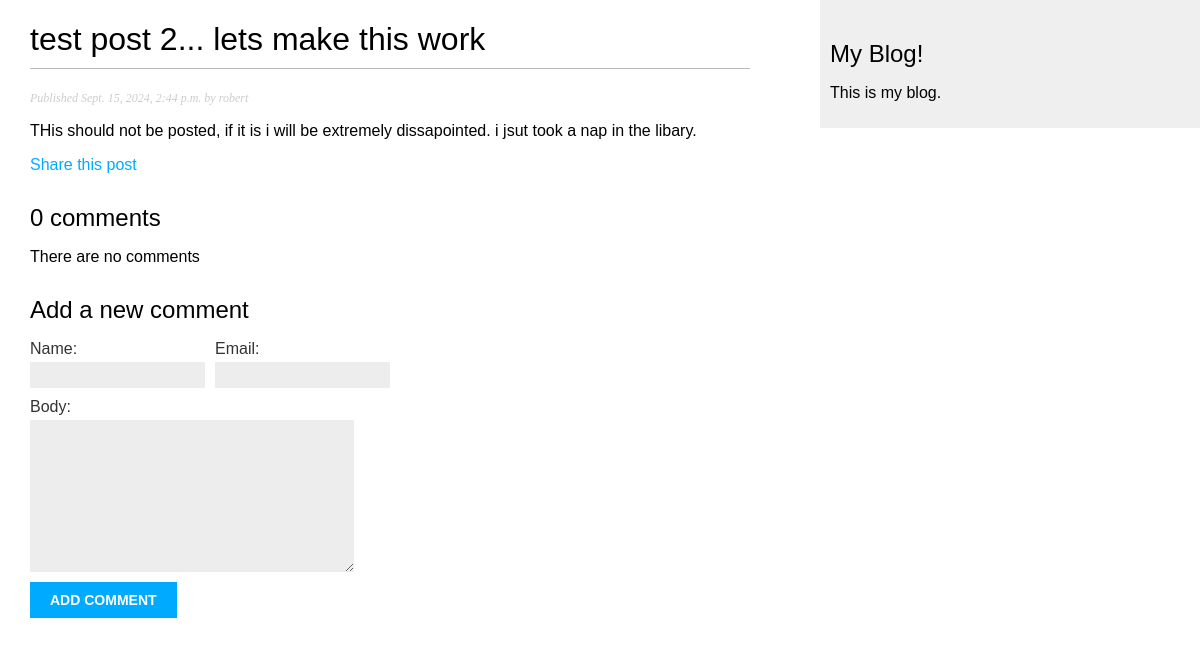
The page /blog/2024/9/15/test-post-2-lets-make-this-work/ on the database its author committed.
### blog/models.py (models this page shows, shortened)
class Post(models.Model):
    class Status(models.TextChoices):
        DRAFT = 'DF', 'Draft'
        PUBLISHED = 'PB', 'Published'
    title = models.CharField(max_length=250)
    slug = models.SlugField(
        max_length=250,
        unique_for_date='publish'
        )
    author = models.ForeignKey(
        settings.AUTH_USER_MODEL,
        on_delete=models.CASCADE,
        related_name="blog_posts"
    )
    body = models.TextField()
    publish = models.DateTimeField(default=timezone.now)
    created = models.DateTimeField(auto_now_add=True)
    updated = models.DateTimeField(auto_now=True)
    status = models.CharField(
        max_length=2,
        choices=Status,
        default=Status.DRAFT
    )
    objects = models.Manager()  #default manager
    published = PublishedManager()  #custom manager
    tags = TaggableManager()
    class Meta:
        ordering = ['-publish']
        indexes = [
            models.Index(fields=['-publish']),
        ]

### blog/views.py (the view)
def post_detail(request, year, month, day, post):
    post = get_object_or_404(
        Post,
        status=Post.Status.PUBLISHED,
        slug=post,
        publish__year=year,
        publish__month=month,
        publish__day=day
    )
    comments = post.comments.filter(active=True)
    form = CommentForm()
    return render(
        request,
        'blog/post/detail.html',
        {
            'post': post,
            "comments":comments,
            "form": form
        }
    )

### blog/forms.py
class CommentForm(forms.ModelForm):
    class Meta:
        model = Comment
        fields = ['name', 'email', 'body']

### blog/templates/blog/post/detail.html (shortened to what this page needs)
{% extends 'blog/base.html' %}
{% block content %}
    <h1>{{ post.title }}</h1>
    <p class="date">
        Published {{ post.publish }} by  {{ post.author }}
    </p>
    {{ post.body|linebreaks }}
    <p>
        <a href="{% url 'blog:post_share' post.id %}">
            Share this post
        </a>
    </p>
    {% with comments.count as total_comments %}
        <h2>
            {{ total_comments }} comment{{ total_comments|pluralize }}
        </h2>
    {% endwith %}
    {% for comment in comments %}
        <div class="comment">
            <p class="info">
                Comment {{ forloop.counter }} by {{ comment.name }}
                {{ comment.created }}
            </p>
            {{ comment.body|linebreaks }}
        </div>
    {% empty %}
        <p>There are no comments</p>
    {% endfor %}
    {% include "blog/post/includes/comment_form.html" %}
{% endblock %}

### blog/static/css/blog.css (style rules this page uses)
body { margin:0; padding:0; font-family:helvetica, sans-serif; }
a { color:#00abff; text-decoration:none; }
h1 { font-weight:normal; border-bottom:1px solid #bbb; padding:0 0 10px 0; }
h2 { font-weight:normal; margin:30px 0 0; }
p.date { color:#ccc; font-family: georgia, serif; font-size: 12px; font-style: italic; }
label { float:left; clear:both; color:#333; margin-bottom:4px; }
input, textarea { clear:both; float:left; margin:0 0 10px; background:#ededed; border:0; padding:6px 10px; font-size:12px; }

### rows shown on the page
Post: title "test post 2... lets make this work", publish "Sept. 15, 2024, 2:44 p.m.", author "robert", body "THis should not be posted, if it is i will be extremely dissapointed. i jsut took a nap in the libary."

### other values the page prints
{{ total_comments }} "0"
